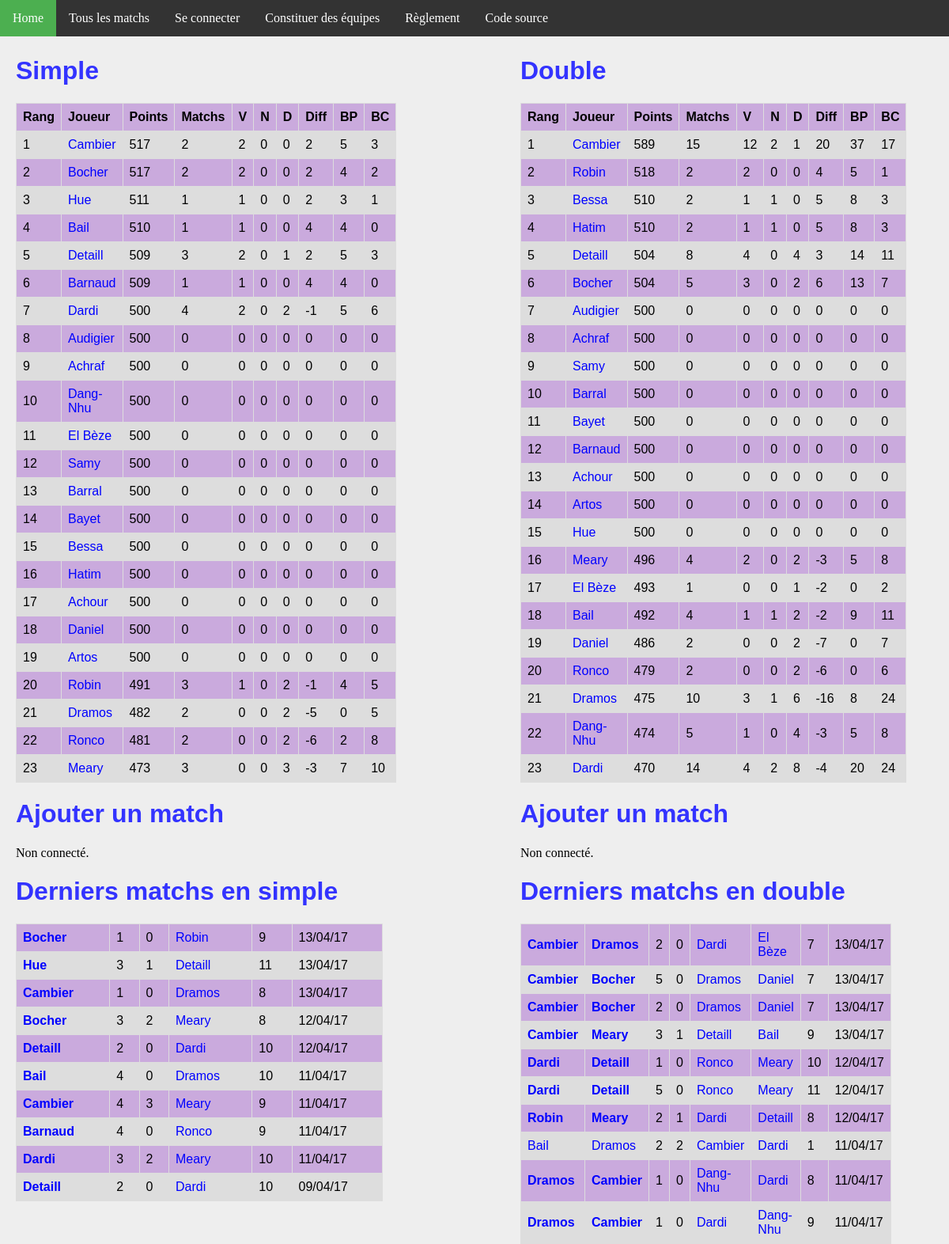
The app's page /, older data.
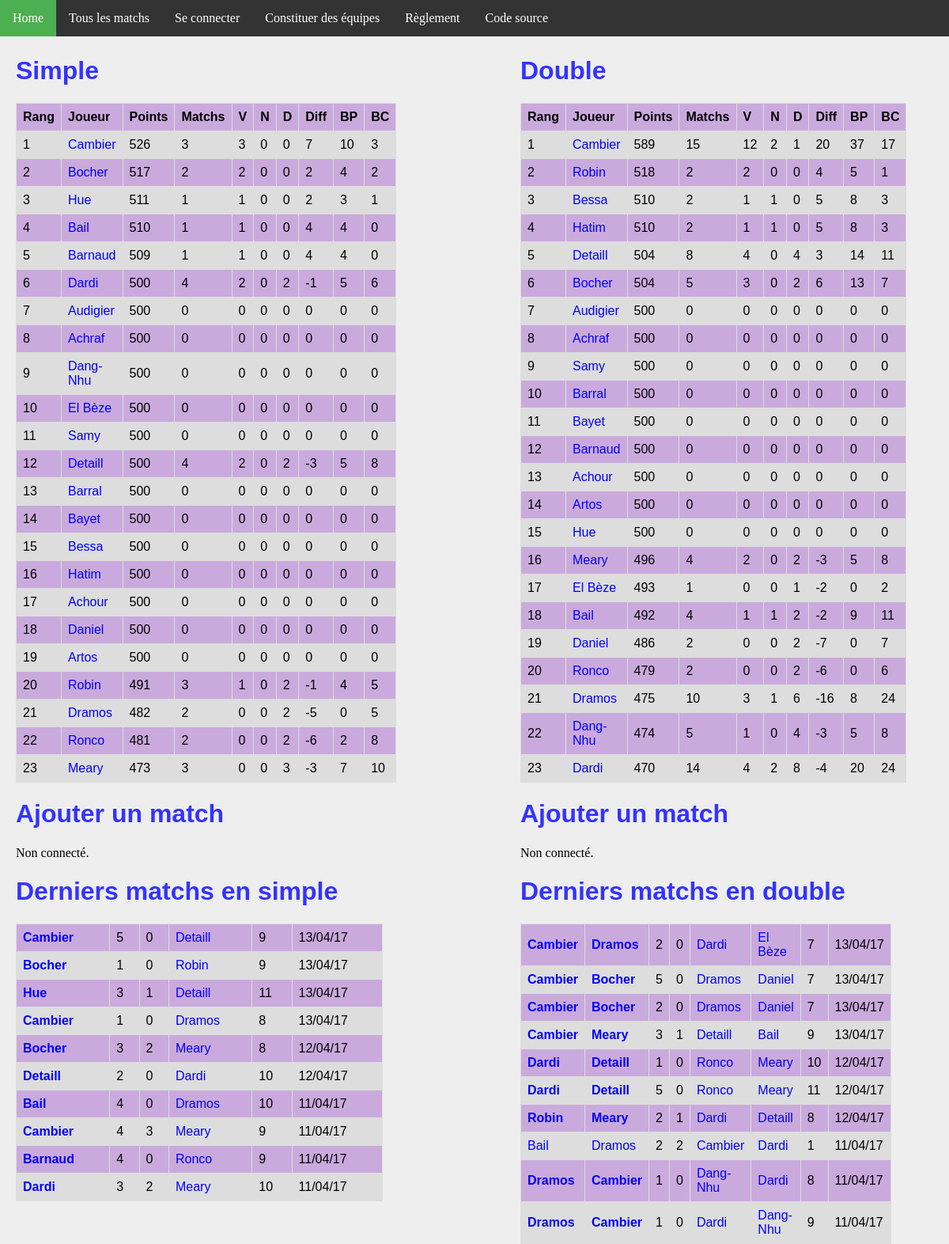
The same page, newer data.
### ranking/models.py (models this page shows, shortened)
class Joueur(models.Model):
    user = models.OneToOneField(User, on_delete=models.CASCADE)
    pseudo = models.CharField(max_length = 50, default="Pax lambda")
    simple_score = models.IntegerField(default=500)
    simple_rang = models.IntegerField(default=0)
    simple_victoires = models.IntegerField(default=0)
    simple_nuls = models.IntegerField(default=0)
    simple_defaites = models.IntegerField(default=0)
    simple_buts_pour = models.IntegerField(default=0)
    simple_buts_contre = models.IntegerField(default=0)
    double_score = models.IntegerField(default=500)
    double_rang = models.IntegerField(default=0)
    double_victoires = models.IntegerField(default=0)
    double_nuls = models.IntegerField(default=0)
    double_defaites = models.IntegerField(default=0)
    double_buts_pour = models.IntegerField(default=0)
    double_buts_contre = models.IntegerField(default=0)
    @property
    def simple_matchs(self):
        return self.simple_nuls + self.simple_victoires + self.simple_defaites
    @property
    def double_matchs(self):
        return self.double_nuls + self.double_victoires + self.double_defaites
    @property
    def simple_diff(self):
        return self.simple_buts_pour - self.simple_buts_contre
    @property
    def double_diff(self):
        return self.double_buts_pour - self.double_buts_contre

class MatchSimple(models.Model):
    domicile = models.ForeignKey('Joueur', related_name = 'dom')
    exterieur = models.ForeignKey('Joueur', related_name = 'exte')
    date = models.DateTimeField(auto_now_add=True)
    buts_domicile = models.IntegerField(default=0)
    buts_exterieur = models.IntegerField(default=0)
    points = models.IntegerField(default=0)
    @property
    def winner(self):
        if self.buts_domicile > self.buts_exterieur:
            return 1.
        elif self.buts_domicile < self.buts_exterieur:
            return 0.
        else:
            return 0.5

class MatchDouble(models.Model):
    domicile_1 = models.ForeignKey('Joueur', related_name = 'dom1')
    domicile_2 = models.ForeignKey('Joueur', related_name = 'dom2')
    exterieur_1 = models.ForeignKey('Joueur', related_name = 'exte1')
    exterieur_2 = models.ForeignKey('Joueur', related_name = 'exte2')
    date = models.DateTimeField(auto_now_add=True)
    buts_domicile = models.IntegerField(default=0)
    buts_exterieur = models.IntegerField(default=0)
    points = models.IntegerField(default=0)
    @property
    def winner(self):
        if self.buts_domicile > self.buts_exterieur:
            return 1.
        elif self.buts_domicile < self.buts_exterieur:
            return 0.
        else:
            return 0.5

### ranking/views.py (the view)
# urls.py: url(r'^$', views.index, name='index'),
def index(request):
    n_matchs = 10
    context = {
        'simple_ranking': Joueur.objects.order_by('simple_rang').all(),
        'double_ranking': Joueur.objects.order_by('double_rang').all(),
        'simple_matchs': MatchSimple.objects.order_by('-date').all()[:n_matchs],
        'double_matchs': MatchDouble.objects.order_by('-date').all()[:n_matchs],
    }
    return render(request, 'index.html', context)

### ranking/templates/index.html (shortened to what the changed rows need)
{% extends 'base.html' %}
{% block body %}
<div id="column1" style="float:left; margin:0; width:40%;">
    <h1>Simple</h1>
    <table>
        <tr>
            <th>Rang</th>
            <th>Joueur</th>
            <th>Points</th>
            <th>Matchs</th>
            <th>V</th>
            <th>N</th>
            <th>D</th>
            <th>Diff</th>
            <th>BP</th>
            <th>BC</th>
        </tr>
        {% for j in simple_ranking %}
        <tr>
            <td>{{ j.simple_rang }}</td>
            <td><a class='joueur' href="{% url 'joueur' j.id %}">{{j.pseudo}}</a></td>
            <td>{{j.simple_score}}</td>
            <td>{{j.simple_matchs}}</td>
            <td>{{j.simple_victoires}}</td>
            <td>{{j.simple_nuls}}</td>
            <td>{{j.simple_defaites}}</td>
            <td>{{j.simple_diff}}</td>
            <td>{{j.simple_buts_pour}}</td>
            <td>{{j.simple_buts_contre}}</td>
        </tr>
        {% endfor %}
    </table>
    <h1>Ajouter un match</h1>
    <h1>Derniers matchs en simple</h1>
    <table>
        {% for m in simple_matchs %}
        <tr>
            <td {% if m.winner == 1 %} style='font-weight:bold'{% endif %} >
                <a class="joueur" href="{% url 'joueur' m.domicile.id %}">{{m.domicile.pseudo}}</a>
            </td>
            <td>{{m.buts_domicile}}</td>
            <td>{{m.buts_exterieur}}</td>
            <td {% if m.winner == 0 %} style='font-weight:bold'{% endif %} >
                <a class='joueur' href="{% url 'joueur' m.exterieur.id %}">{{m.exterieur.pseudo}}</a>
            </td>
            <td>{{m.points}}</td>
            <td>{{m.date | date:'d/m/y'}}</td>
        </tr>
        {% endfor %}
    </table>
</div>
<div id="column2" style="float:left; margin-left:15%;width:40%;">
<h1>Double</h1>
<table>
    <tr>
        <th>Rang</th>
        <th>Joueur</th>
        <th>Points</th>
        <th>Matchs</th>
        <th>V</th>
        <th>N</th>
        <th>D</th>
        <th>Diff</th>
        <th>BP</th>
        <th>BC</th>
    </tr>
    {% for j in double_ranking %}
    <tr>
        <td>{{ j.double_rang }}</td>
        <td><a class='joueur' href="{% url 'joueur' j.id %}">{{j.pseudo}}</a></td>
        <td>{{j.double_score}}</td>
        <td>{{j.double_matchs}}</td>
        <td>{{j.double_victoires}}</td>
        <td>{{j.double_nuls}}</td>
        <td>{{j.double_defaites}}</td>
        <td>{{j.double_diff}}</td>
        <td>{{j.double_buts_pour}}</td>
        <td>{{j.double_buts_contre}}</td>
    </tr>
    {% endfor %}
    </table>
    <h1>Ajouter un match</h1>
    <h1>Derniers matchs en double</h1>
    <table>
        {% for m in double_matchs %}
        <tr>
            <td {% if m.winner == 1 %} style='font-weight:bold'{% endif %} >
                <a class="joueur" href="{% url 'joueur' m.domicile_1.id %}">{{m.domicile_1.pseudo}}</a>
            </td>
            <td {% if m.winner == 1 %} style='font-weight:bold'{% endif %} >
                <a class="joueur" href="{% url 'joueur' m.domicile_2.id %}">{{m.domicile_2.pseudo}}</a>
            </td>
            <td>{{m.buts_domicile}}</td>
            <td>{{m.buts_exterieur}}</td>
            <td {% if m.winner == 0 %} style='font-weight:bold'{% endif %} >
                <a class='joueur' href="{% url 'joueur' m.exterieur_1.id %}">{{m.exterieur_1.pseudo}}</a>
            </td>
            <td {% if m.winner == 0 %} style='font-weight:bold'{% endif %} >
                <a class='joueur' href="{% url 'joueur' m.exterieur_2.id %}">{{m.exterieur_2.pseudo}}</a>
            </td>
            <td>{{m.points}}</td>
            <td>{{m.date | date:'d/m/y'}}</td>
        </tr>
        {% endfor %}
    </table>
    </div>
{% endblock %}

Row changes from the older to the newer data that the page shows:
no longer on this page (row unchanged): MatchSimple: domicile.pseudo "Detaill", buts_domicile "2", buts_exterieur "0", exterieur.pseudo "Dardi", points "10", date "09/04/17"
changed Joueur "Cambier": simple_score "517" → "526"; simple_matchs "2" → "3"; simple_victoires "2" → "3"; simple_diff "2" → "7"; simple_buts_pour "5" → "10"
changed Joueur "Barnaud": simple_rang "6" → "5"
changed Joueur "Dardi": simple_rang "7" → "6"
changed Joueur "Audigier": simple_rang "8" → "7"
changed Joueur "Achraf": simple_rang "9" → "8"
changed Joueur "Dang-Nhu": simple_rang "10" → "9"
changed Joueur "El Bèze": simple_rang "11" → "10"
changed Joueur "Samy": simple_rang "12" → "11"
changed Joueur "Detaill": simple_rang "5" → "12"; simple_score "509" → "500"; simple_matchs "3" → "4"; simple_defaites "1" → "2"; simple_diff "2" → "-3"; simple_buts_contre "3" → "8"; moves down the list
added MatchSimple: domicile.pseudo "Cambier", buts_domicile "5", buts_exterieur "0", exterieur.pseudo "Detaill", points "9", date "13/04/17"
